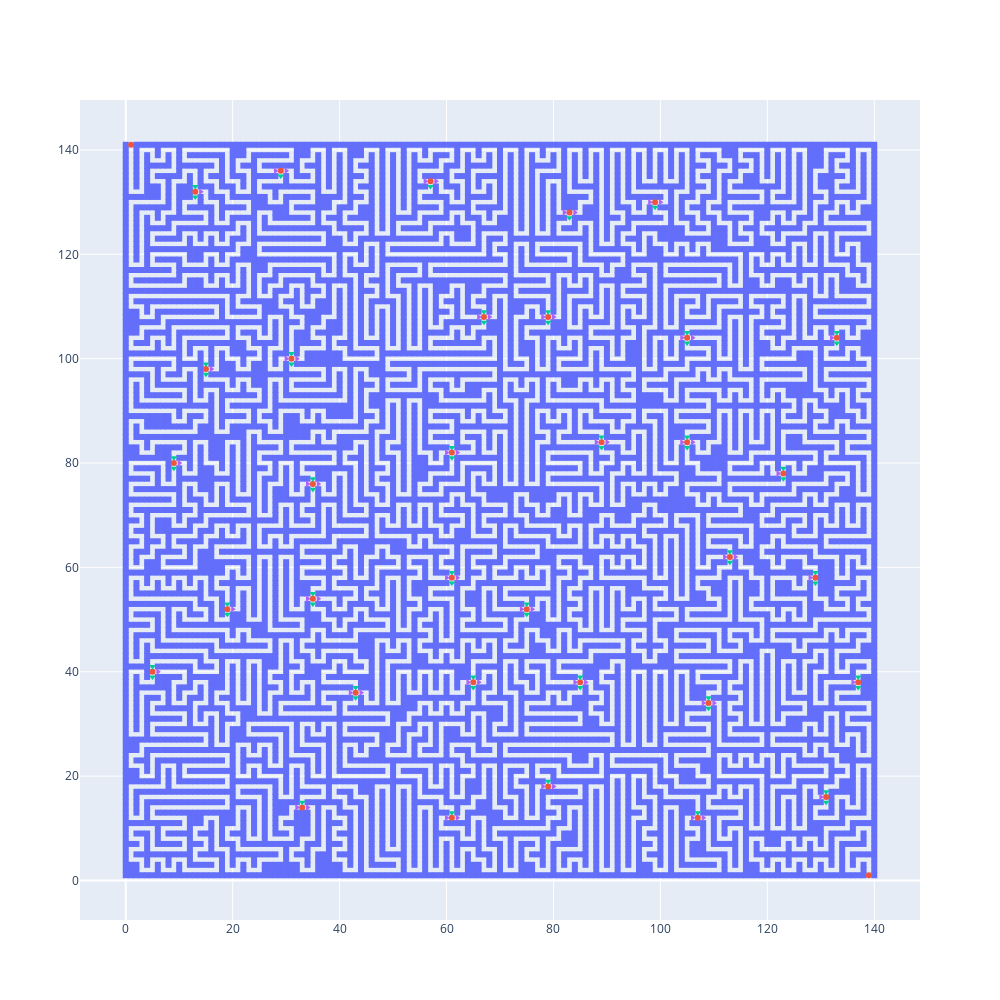

This figure's notebook cell:
### Code cell
G=[[c for c in r] for r in inp]
G
R=len(G)
C=len(G[0])
wx=[]
wy=[]
kx=[]
ky=[]
dx=[]
dy=[]
rx=[]
ry=[]
for r in range(R):
    for c in range(C):
        ch=G[r][c]
        rr=R-r
        if ch=='#':
            wx.append(c)
            wy.append(rr)
        if ch=='>':
            rx.append(c)
            ry.append(rr)
        if ch=='v':
            dx.append(c)
            dy.append(rr)
        if (r,c) in kruis:
            kx.append(c)
            ky.append(rr)    

#wx=wx[::-1]
#wy=wy[::-1]
#kx=kx[::-1]
#ky=ky[::-1]
#dx=dx[::-1]
#dy=dy[::-1]
#rx=rx[::-1]
#ry=ry[::-1]

import plotly.graph_objects as go
import numpy as np

fig = go.Figure()

# Add traces
fig.add_trace(go.Scatter(x=wx, y=wy,
                    mode='markers',
                    name='markers',marker_symbol='square'))
fig.add_trace(go.Scatter(x=kx, y=ky,
                   mode='markers'))
fig.add_trace(go.Scatter(x=dx, y=dy,
                   mode='markers',marker_symbol='triangle-down'))
fig.add_trace(go.Scatter(x=rx, y=ry,
                   mode='markers',marker_symbol='triangle-right'))
fig.update_layout(
        autosize=False,
        width=1000,
        height=1000,
    showlegend=False
    )
fig.show()

### Figure 1 — Plotly figure (JSON) as saved in the notebook; plotly's stock layout.template omitted (floating-point values rounded to 4 significant figures; data arrays with more than 128 entries replaced by an {"elided": "..."} marker saying what was removed)
{"data": [{"marker": {"symbol": "square"}, "mode": "markers", "name": "markers", "type": "scatter", "x": {"elided": "10475 int values"}, "y": {"elided": "10475 int values"}}, {"mode": "markers", "type": "scatter", "x": [1, 29, 57, 13, 99, 83, 67, 79, 105, 133, 31, 15, 89, 105, 61, 9, 123, 35, 113, 61, 129, 35, 19, 75, 5, 65, 85, 137, 43, 109, 79, 131, 33, 61, 107, 139], "y": [141, 136, 134, 132, 130, 128, 108, 108, 104, 104, 100, 98, 84, 84, 82, 80, 78, 76, 62, 58, 58, 54, 52, 52, 40, 38, 38, 38, 36, 34, 18, 16, 14, 12, 12, 1]}, {"marker": {"symbol": "triangle-down"}, "mode": "markers", "type": "scatter", "x": [29, 13, 57, 13, 99, 83, 67, 79, 67, 79, 105, 133, 105, 133, 31, 15, 31, 15, 89, 105, 61, 89, 105, 9, 61, 9, 123, 35, 123, 35, 113, 113, 61, 129, 61, 129, 35, 19, 35, 75, 19, 75, 5, 5, 65, 85, 137, 43, 65, 85, 137, 43, 109, 109, 79, 131, 33, 131, 61, 107], "y": [135, 133, 133, 131, 129, 127, 109, 109, 107, 107, 105, 105, 103, 103, 101, 99, 99, 97, 85, 85, 83, 83, 83, 81, 81, 79, 79, 77, 77, 75, 63, 61, 59, 59, 57, 57, 55, 53, 53, 53, 51, 51, 41, 39, 39, 39, 39, 37, 37, 37, 37, 35, 35, 33, 19, 17, 15, 15, 13, 13]}, {"marker": {"symbol": "triangle-right"}, "mode": "markers", "type": "scatter", "x": [28, 30, 56, 58, 14, 98, 100, 82, 84, 66, 68, 78, 80, 104, 106, 132, 30, 32, 16, 88, 90, 104, 106, 60, 62, 10, 122, 34, 36, 112, 114, 60, 62, 128, 34, 36, 20, 74, 76, 6, 64, 66, 84, 86, 136, 42, 44, 108, 110, 78, 80, 130, 32, 34, 60, 62, 106, 108], "y": [136, 136, 134, 134, 132, 130, 130, 128, 128, 108, 108, 108, 108, 104, 104, 104, 100, 100, 98, 84, 84, 84, 84, 82, 82, 80, 78, 76, 76, 62, 62, 58, 58, 58, 54, 54, 52, 52, 52, 40, 38, 38, 38, 38, 38, 36, 36, 34, 34, 18, 18, 16, 14, 14, 12, 12, 12, 12]}], "layout": {"autosize": false, "height": 1000, "showlegend": false, "width": 1000, "xaxis": {"autorange": true, "range": [-8.557, 148.6], "type": "linear"}, "yaxis": {"autorange": true, "range": [-7.576, 149.6], "type": "linear"}}}
